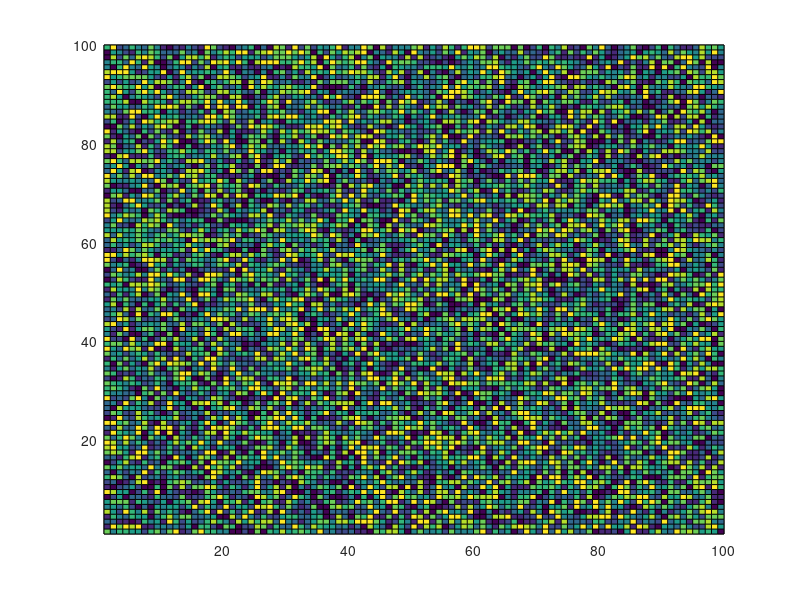

Source code (MATLAB): (Note: this script raises an error after producing the figure.)
%% Set up 

% Types of Values for Agents, 0 will be empty space
opinions = 10;

% Agent moves/changes if threshold is met. Set a % of grid for empty space
THRESHOLD = 0.6;
GRID_SIZE = 100;
iterations = 200;
old_grid = [];
data = [];
% Grid randomized between 1-3, 100x100
grid = randi([1,opinions],GRID_SIZE,GRID_SIZE);
figure;
pcolor(grid);

for a = 1:GRID_SIZE-30
    grid(1,a) = 9;
end
for a = 1:GRID_SIZE-30
    grid(100,a) = 1;
end
for a = 1:GRID_SIZE-30
    grid(50,a) = 0;
end

% Run Simulation
for a = 1:iterations
    for m = 1:GRID_SIZE
        for n = 1:GRID_SIZE
            if grid(m,n)
                grid(m,n) = round(avg_neighbour_value(m,n,GRID_SIZE, grid));
            end
        end
    end

    %% Check convergence, display final result
    if mod(a, 5) == 0
       figure;
       pcolor(grid);
    end
    if isequal(old_grid,grid)
        disp(a)
        disp(unique(grid))
        figure;
        pcolor(grid);
        title('Converged Grid')
        break;
    end
    old_grid = grid;
end